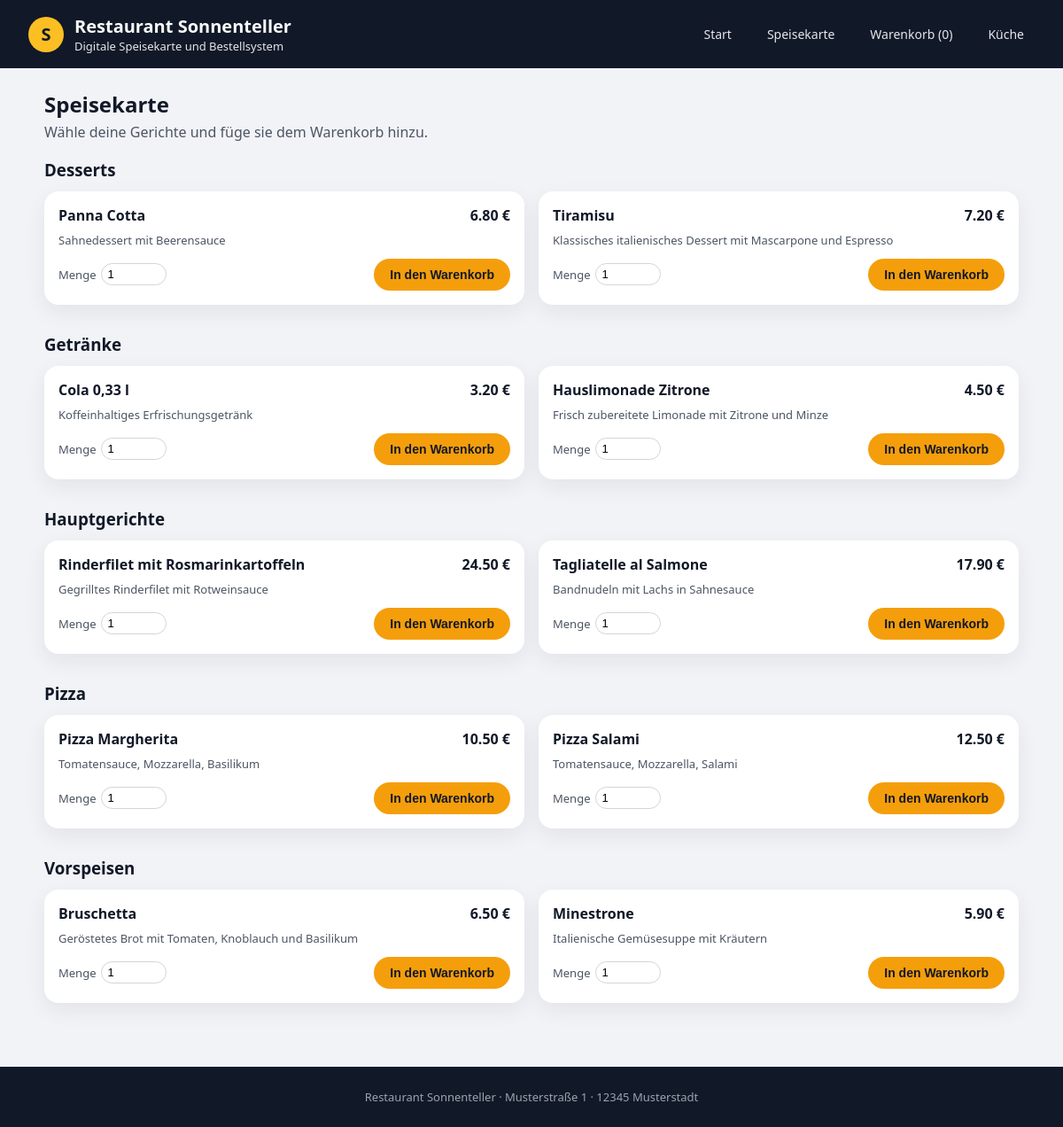
The page / on the database its author committed.
### tables this page shows
CREATE TABLE category (
    id INTEGER PRIMARY KEY AUTOINCREMENT,
    name TEXT NOT NULL
);

CREATE TABLE menu_item (
    id INTEGER PRIMARY KEY AUTOINCREMENT,
    name TEXT NOT NULL,
    description TEXT,
    price REAL NOT NULL,
    category_id INTEGER NOT NULL,
    is_available INTEGER NOT NULL DEFAULT 1,
    FOREIGN KEY (category_id) REFERENCES category(id)
);

### app.py (the view)
@app.route("/")
def index():
    categories = get_menu_data()
    cart = get_cart()
    total_quantity, total_price = cart_totals(cart)
    return render_template("index.html", categories=categories, cart_quantity=total_quantity, cart_total=total_price)

### app.py (called while the page is built)
def get_db_connection():
    conn = sqlite3.connect(DB_PATH)
    conn.row_factory = sqlite3.Row
    return conn

def get_menu_data():
    conn = get_db_connection()
    categories = conn.execute("SELECT id, name FROM category ORDER BY name").fetchall()
    items = conn.execute("SELECT id, name, description, price, category_id FROM menu_item WHERE is_available = 1 ORDER BY category_id, name").fetchall()
    conn.close()
    items_by_category = {}
    for c in categories:
        items_by_category[c["id"]] = {
            "id": c["id"],
            "name": c["name"],
            "items": []
        }
    for i in items:
        if i["category_id"] in items_by_category:
            items_by_category[i["category_id"]]["items"].append(i)
    return list(items_by_category.values())

def get_cart():
    if "cart" not in session:
        session["cart"] = {"items": []}
    return session["cart"]

def cart_totals(cart):
    total_quantity = 0
    total_price = 0.0
    for entry in cart["items"]:
        total_quantity += entry["quantity"]
        total_price += entry["quantity"] * float(entry["price"])
    return total_quantity, round(total_price, 2)

### templates/index.html (shortened to what this page needs)
{% extends "base.html" %}
{% block content %}
<section class="restaurant-menu-header-section">
    <h2>Speisekarte</h2>
    <p>Wähle deine Gerichte und füge sie dem Warenkorb hinzu.</p>
</section>
<section class="restaurant-menu-section">
    {% for category in categories %}
    <section class="restaurant-menu-category">
        <h3>{{ category.name }}</h3>
        <div class="restaurant-menu-grid">
            {% for item in category["items"] %}
            <article class="restaurant-menu-card">
                <div class="restaurant-menu-card-header">
                    <h4>{{ item.name }}</h4>
                    <span class="restaurant-menu-price">{{ "%.2f"|format(item.price) }} €</span>
                </div>
                {% if item.description %}
                <p class="restaurant-menu-description">{{ item.description }}</p>
                {% endif %}
                <form action="{{ url_for('cart_add') }}" method="post" class="restaurant-menu-form">
                    <label class="restaurant-menu-quantity-label">
                        Menge
                        <input type="number" name="quantity" value="1" min="1" class="restaurant-menu-quantity-input">
                    </label>
                    <button type="submit" class="restaurant-primary-button">In den Warenkorb</button>
                </form>
            </article>
            {% endfor %}
        </div>
    </section>
    {% endfor %}
</section>
{% endblock %}

### templates/base.html (shortened to what this page needs)
<!doctype html>
<html lang="de">
<head>
    <link rel="stylesheet" href="{{ url_for('static', filename='css/style.css') }}">
</head>
<body>
    <section class="restaurant-page-container">
        <header class="restaurant-header">
            <div class="restaurant-header-branding">
                <div class="restaurant-logo-circle">S</div>
                <div class="restaurant-brand-text">
                    <h1>Restaurant Sonnenteller</h1>
                    <p>Digitale Speisekarte und Bestellsystem</p>
                </div>
            </div>
            <nav class="restaurant-main-nav">
                <a href="{{ url_for('index') }}">Start</a>
                <a href="{{ url_for('menu') }}">Speisekarte</a>
                <a href="{{ url_for('cart_view') }}">Warenkorb ({{ cart_quantity if cart_quantity is defined else 0 }})</a>
                <a href="{{ url_for('admin_orders') }}">Küche</a>
            </nav>
        </header>
        <main class="restaurant-main-content">
            {% block content %}{% endblock %}
        </main>
        <footer class="restaurant-footer">
            <p>Restaurant Sonnenteller · Musterstraße 1 · 12345 Musterstadt</p>
        </footer>
    </section>
</body>
</html>

### static/css/style.css (style rules this page uses)
body { margin: 0; font-family: system-ui, -apple-system, BlinkMacSystemFont, "Segoe UI", sans-serif; background: #f2f3f7; color: #111827; }
.restaurant-page-container { min-height: 100vh; display: flex; flex-direction: column; }
.restaurant-header { display: flex; align-items: center; justify-content: space-between; padding: 16px 32px; background: #111827; color: #f9fafb; }
.restaurant-header-branding { display: flex; align-items: center; gap: 12px; }
.restaurant-logo-circle { width: 40px; height: 40px; border-radius: 999px; background: #fbbf24; display: flex; align-items: center; justify-content: center; font-weight: 700; font-size: 20px; color: #111827; }
.restaurant-brand-text h1 { margin: 0; font-size: 20px; }
.restaurant-brand-text p { margin: 0; font-size: 13px; color: #e5e7eb; }
.restaurant-main-nav { display: flex; gap: 16px; align-items: center; }
.restaurant-main-nav a { text-decoration: none; color: #e5e7eb; font-size: 14px; padding: 8px 12px; border-radius: 999px; }
.restaurant-main-content { flex: 1; padding: 24px 32px 40px 32px; max-width: 1100px; margin: 0 auto; width: 100%; }
.restaurant-footer { padding: 12px 32px; background: #111827; color: #9ca3af; font-size: 13px; text-align: center; }
.restaurant-primary-button { display: inline-block; padding: 10px 18px; border-radius: 999px; background: #f59e0b; color: #111827; border: none; cursor: pointer; text-decoration: none; font-size: 14px; font-weight: 600; }
.restaurant-menu-header-section h2 { margin-top: 0; margin-bottom: 4px; }
.restaurant-menu-header-section p { margin-top: 0; color: #4b5563; }
.restaurant-menu-section { margin-top: 16px; }
.restaurant-menu-category { margin-bottom: 32px; }
.restaurant-menu-category h3 { margin-bottom: 12px; }
.restaurant-menu-grid { display: grid; grid-template-columns: repeat(auto-fit, minmax(240px, 1fr)); gap: 16px; }
.restaurant-menu-card { padding: 16px; border-radius: 16px; background: #ffffff; box-shadow: 0 8px 24px rgba(15, 23, 42, 0.07); display: flex; flex-direction: column; gap: 8px; }
.restaurant-menu-card-header { display: flex; align-items: baseline; justify-content: space-between; gap: 8px; }
.restaurant-menu-card-header h4 { margin: 0; font-size: 16px; }
.restaurant-menu-price { font-weight: 600; color: #111827; }
.restaurant-menu-description { margin: 0; font-size: 13px; color: #4b5563; }
.restaurant-menu-form { display: flex; align-items: center; justify-content: space-between; gap: 8px; margin-top: 4px; }
.restaurant-menu-quantity-label { display: flex; align-items: center; gap: 6px; font-size: 13px; color: #4b5563; }
.restaurant-menu-quantity-input { width: 60px; padding: 4px 6px; border-radius: 999px; border: 1px solid #d1d5db; font-size: 13px; }

### rows shown on the page
category: name "Desserts"
menu_item: name "Panna Cotta", price "6.80", description "Sahnedessert mit Beerensauce"
menu_item: name "Tiramisu", price "7.20", description "Klassisches italienisches Dessert mit Mascarpone und Espresso"
category: name "Getränke"
menu_item: name "Cola 0,33 l", price "3.20", description "Koffeinhaltiges Erfrischungsgetränk"
menu_item: name "Hauslimonade Zitrone", price "4.50", description "Frisch zubereitete Limonade mit Zitrone und Minze"
category: name "Hauptgerichte"
menu_item: name "Rinderfilet mit Rosmarinkartoffeln", price "24.50", description "Gegrilltes Rinderfilet mit Rotweinsauce"
menu_item: name "Tagliatelle al Salmone", price "17.90", description "Bandnudeln mit Lachs in Sahnesauce"
category: name "Pizza"
menu_item: name "Pizza Margherita", price "10.50", description "Tomatensauce, Mozzarella, Basilikum"
menu_item: name "Pizza Salami", price "12.50", description "Tomatensauce, Mozzarella, Salami"
category: name "Vorspeisen"
menu_item: name "Bruschetta", price "6.50", description "Geröstetes Brot mit Tomaten, Knoblauch und Basilikum"
menu_item: name "Minestrone", price "5.90", description "Italienische Gemüsesuppe mit Kräutern"

### other values the page prints
{{ cart_quantity if cart_quantity is defined else 0 }} "0"
